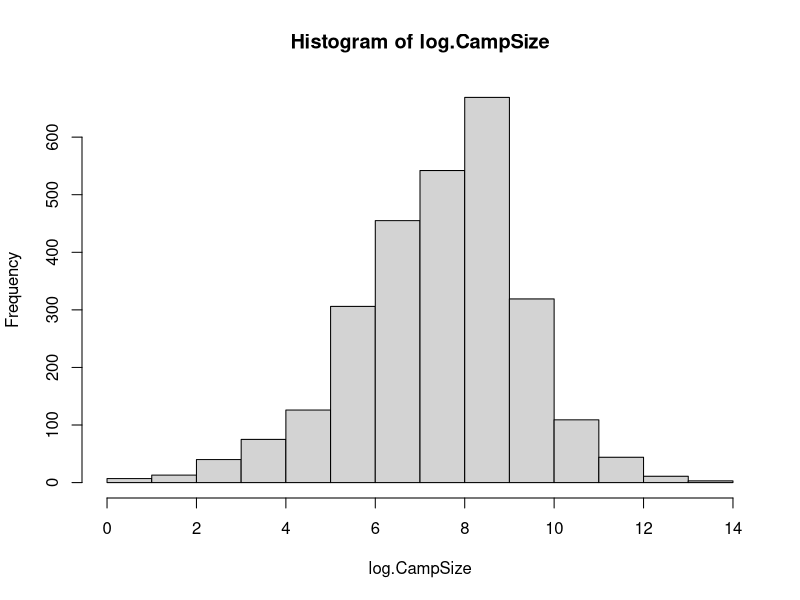
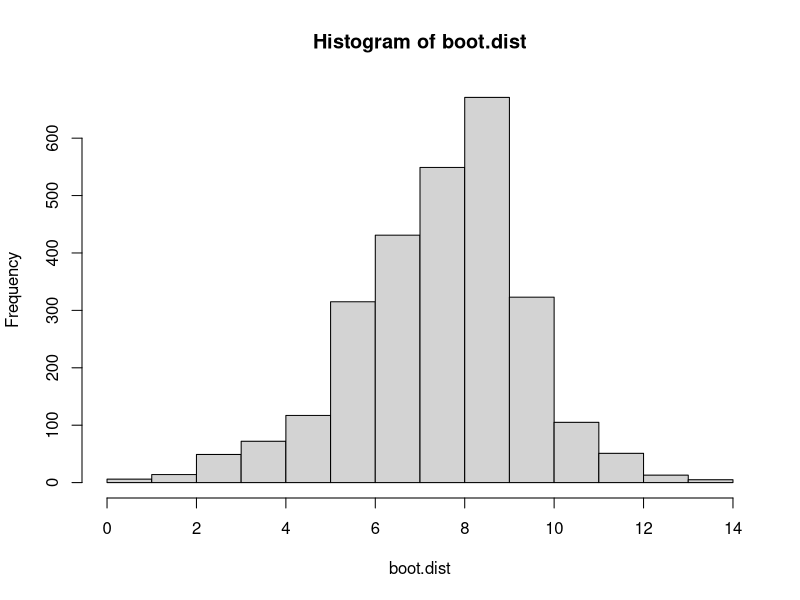
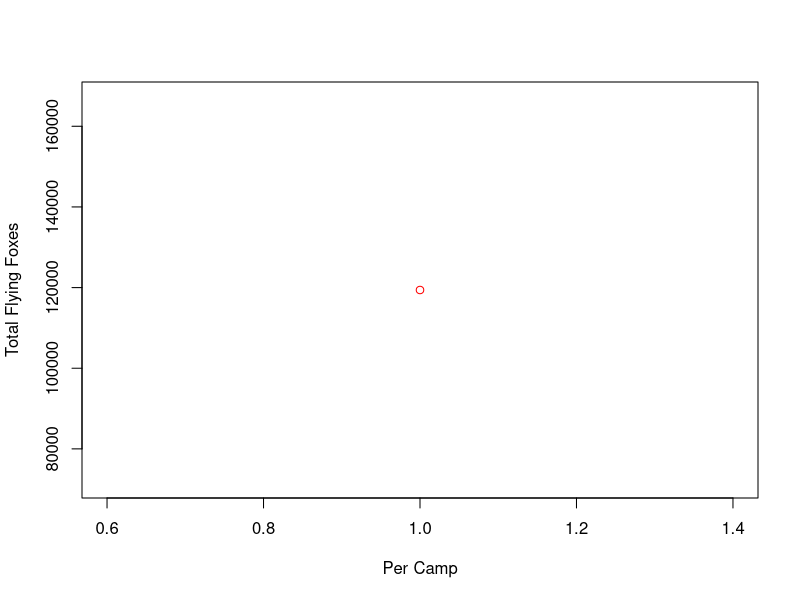
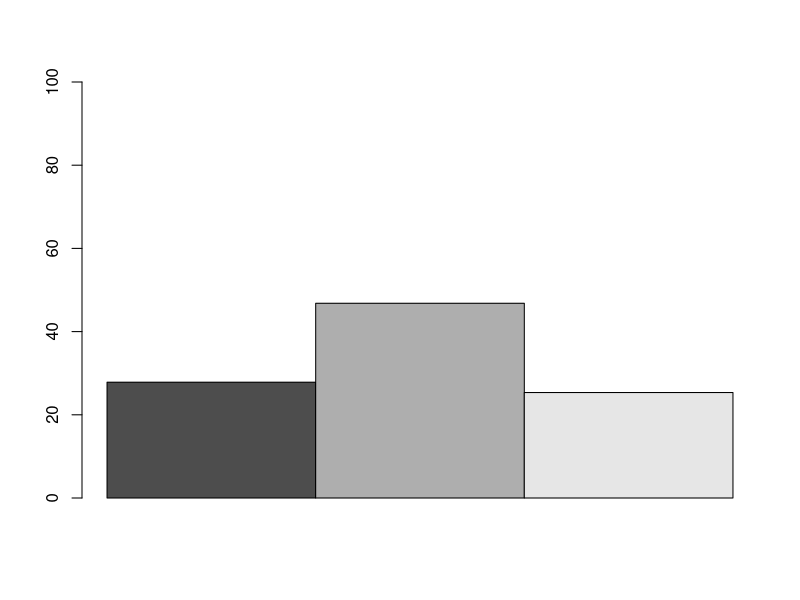
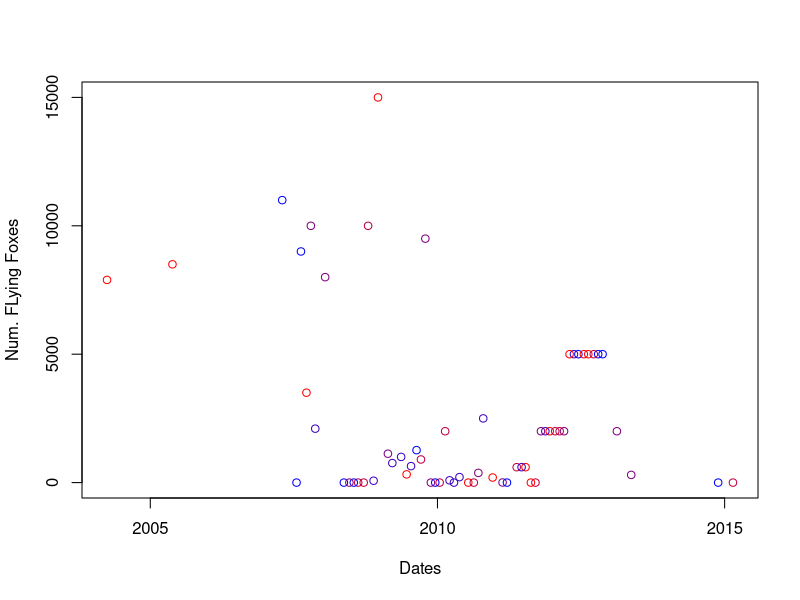

Generate these figures, in order, with R:
## ---- chunk 1
#load the data from csv
foxData = read.csv("FlyingFoxMonitoring.csv",header = TRUE)

#converting factor to integer
blkFox <- suppressWarnings(c(as.numeric(as.character(foxData$BlackFlyingFox.Count))))
redFox<- suppressWarnings(c(as.numeric(as.character(foxData$LittleRedFlyingFox.Count))))
greyFox<- suppressWarnings(c(as.numeric(as.character(foxData$GreyHeadedFlyingFox.Count))))
totalFox <- suppressWarnings(c(as.numeric(as.character(foxData$TotalSpecies.Count))))
camp <- (as.character(foxData$Camp))
ehpCamp<-foxData$EHP.CampId


#remove rows where variable FlyingFoxesAbsent does not match the total count being zero or not.

idHasFox=which(foxData$FlyingFoxesAbsent!=TRUE)
idHasNoFox=which(suppressWarnings(c(as.numeric(as.character(foxData$TotalSpecies.Count))))!=0)
illogicalFox=setdiff(idHasFox,idHasNoFox)

##removing data with NA

#make a vector of the rows which have missing data
idNA=c(which(is.na(blkFox)),which(is.na(redFox)),which(is.na(greyFox)),which(is.na(totalFox)),which(is.na(camp)),illogicalFox,which(is.na(ehpCamp)))
paste(length(idNA),"cases have NAs")

#remove those rows
blkFox=blkFox[-idNA]
redFox=redFox[-idNA]
greyFox=greyFox[-idNA]
totalFox=totalFox[-idNA]


#calculate totals based on each species
myTotal = blkFox+redFox+greyFox
diffTotals = totalFox-myTotal

#make a vector where if the difference between the actual total and the sum of each species doesn't match the value is NA and if it does it's "good"
idBadMath=ifelse(diffTotals!=0,NA,"good")
paste(sum(is.na(idBadMath)),"rows have totals that dont match the sum of each species")
#making a vecor of the NAs (which are actually the rows with bad maths)
idBadMath=which(is.na(idBadMath))


#removing the rows that have bad maths
blkFox=blkFox[-idBadMath]
redFox=redFox[-idBadMath]
greyFox=greyFox[-idBadMath]
totalFox=totalFox[-idBadMath]



dirty <-c(idNA,idBadMath)
camp=camp[-dirty]

ehpCamp=ehpCamp[-dirty]

## ---- chunk 2
##natural logarithm of the total species count per camp
foxyCamps=which(foxData$FlyingFoxesAbsent!=TRUE)
foxyCamps=totalFox[foxyCamps]
log.CampSize=log(foxyCamps)
#paste(totalFox,logCampSize)
#logCampSize
foxyCamps.length=length(foxyCamps)

##histogram of camp size logarithm
hist(log.CampSize)
## ---- chunk 3

##boot strap of mean camp size logarithm
##Generating a Bootstrap Distribution
b = 10000
boot.dist = rep(NA, b)
for (i in 1:b) {
boot.sample = sample(foxyCamps, replace=TRUE)
boot.dist=log(boot.sample)
boot.dist[i]=mean(boot.dist, conf.level = 0.95)
sd(boot.dist)
}
hist(boot.dist)

## ---- chunk 4
#get number of factors
campFactor=nlevels(ehpCamp)
#create empty vector
foxPerCamp <- rep(NA, campFactor)
#fill vector using for loop
for(j in 1:as.numeric(campFactor)){
    foxPerCamp[j] <- c(sum(totalFox[ehpCamp==j]))
}

#visualising with a scatterplot
redblue <- colorRampPalette(c("red","blue"))
plot(foxPerCamp,xlab="Per Camp",ylab="Total Flying Foxes",col=redblue(5))

#proportion for whole species
blk=sum(blkFox)
red=sum(redFox)
grey=sum(greyFox)
foxProp=c(blk,red,grey)/sum(totalFox)*100

#visualise proportions with a bar plot
barplot(matrix(foxProp),beside=TRUE, col=grey.colors(3), ylim=c(0,100))

## ---- chunk 5
redFox.3b=which(redFox>0)
totalFox.3b=totalFox[redFox.3b]
redFox.3b=redFox[redFox.3b]

cor.test(redFox.3b/totalFox.3b,totalFox.3b, alternative = "two.sided", conf.level = 0.99)

## ---- chunk 6
#load and clean data

#Use the function as.Date to convert the date strings in the variable SurveyDate into dates. 
date <- suppressWarnings(c(as.Date(foxData$SurveyDate,"%d/%m/%y")))
date=date[-dirty]

#vector of id for Indooroopilly Island Camp
idIndoIsland=which(ehpCamp=="68")

#create vector of data and total fox count for Indooroopilly Island 
indoDates=date[idIndoIsland]
indoFox=totalFox[idIndoIsland]

# This is probably wrong
indo.lm=lm(indoFox ~ as.numeric(indoDates))

summary(indo.lm)

plot(indoFox~indoDates, col=redblue(5),xlab="Dates", ylab = "Num. FLying Foxes")
